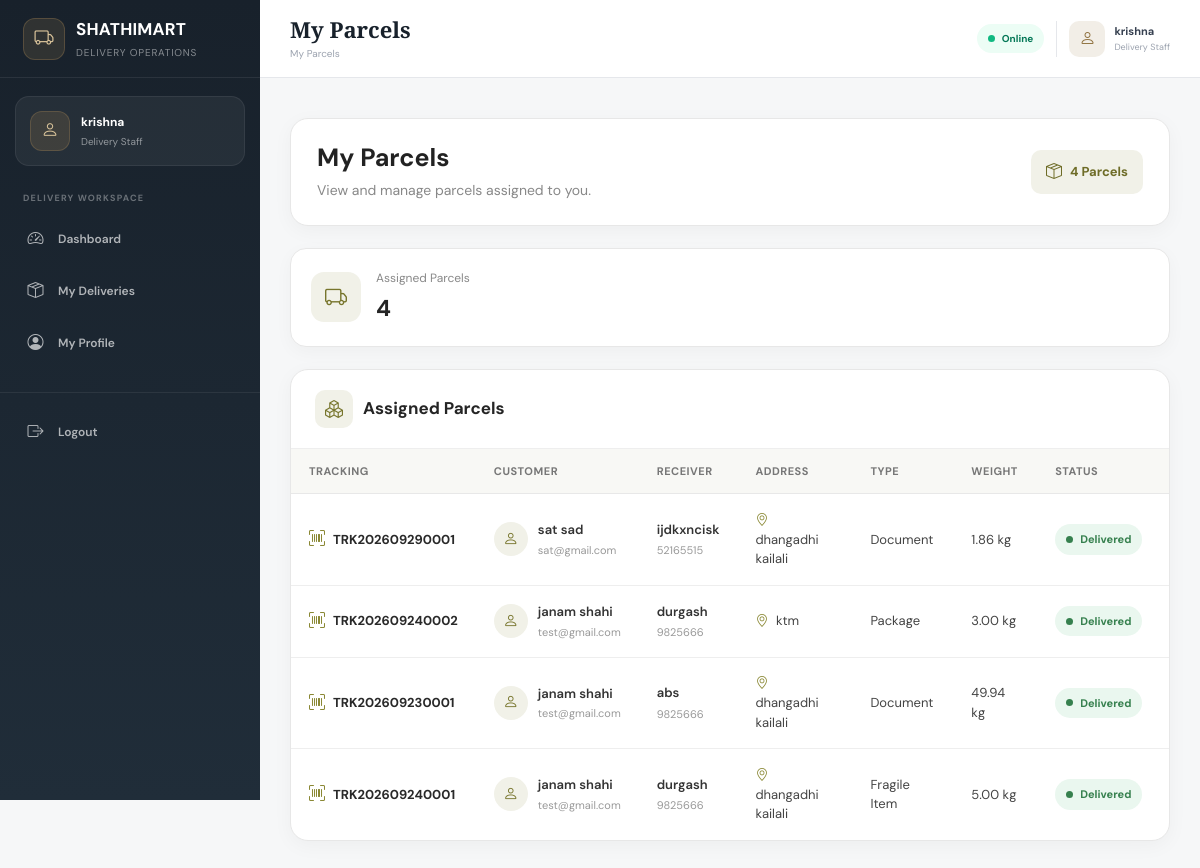
Screenshot of /dashboard/staff/parcels/ (signed in) with the database file from the repository.
### parcels/models.py (models this page shows, shortened)
class Parcel(models.Model):
    PARCEL_TYPE_CHOICES = [
        ('document', 'Document'),
        ('package', 'Package'),
        ('fragile', 'Fragile Item'),
        ('electronics', 'Electronics'),
        ('clothing', 'Clothing'),
        ('food', 'Food Item'),
        ('other', 'Other'),
    ]
    STATUS_CHOICES = [
        ('pending', 'Pending'),
        ('pickup_requested', 'Pickup Requested'),
        ('assigned', 'Assigned'),
        ('picked_up', 'Picked Up'),
        ('in_transit', 'In Transit'),
        ('out_for_delivery', 'Out for Delivery'),
        ('delivered', 'Delivered'),
        ('cancelled', 'Cancelled'),
        ('failed', 'Failed Delivery'),
        ('rescheduled', 'Rescheduled'),
    ]
    customer = models.ForeignKey(
        User,
        on_delete=models.CASCADE,
        related_name='parcels'
    )
    tracking_number = models.CharField(
        max_length=30,
        unique=True
    )
    sender_name = models.CharField(
        max_length=150
    )
    sender_phone = models.CharField(
        max_length=15
    )
    sender_address = models.TextField()
    receiver_name = models.CharField(
        max_length=150
    )
    receiver_phone = models.CharField(
        max_length=15
    )
    receiver_address = models.TextField()
    parcel_type = models.CharField(
        max_length=30,
        choices=PARCEL_TYPE_CHOICES,
        default='package'
    )
    weight = models.DecimalField(
        max_digits=8,
        decimal_places=2
    )
    description = models.TextField(
        blank=True
    )
    pickup_date = models.DateField(
        null=True,
        blank=True
    )
    delivery_date = models.DateField(
        null=True,
        blank=True
    )
    delivery_charge = models.DecimalField(
        max_digits=10,
        decimal_places=2,
        default=0
    )
    status = models.CharField(
        max_length=30,
        choices=STATUS_CHOICES,
        default='pending'
    )
    created_at = models.DateTimeField(
        auto_now_add=True
    )
    updated_at = models.DateTimeField(
        auto_now=True
    )
    class Meta:
        ordering = ['-created_at']
        verbose_name = 'Parcel'
        verbose_name_plural = 'Parcels'

### dashboard/views.py (the view, shortened to what this page needs)
@login_required(login_url="staff_login")
def staff_parcels(request):
    profile = get_object_or_404(
        CustomerProfile,
        user=request.user
    )
    if request.user.is_superuser:
        return redirect("admin_dashboard")
    parcels = (
        Parcel.objects
        .filter(
            delivery__delivery_staff=request.user
        )
        .select_related(
            "customer",
            "delivery",
            "delivery__delivery_staff",
        )
        .order_by("-updated_at")
    )
    context = {
        "profile": profile,
        "parcels": parcels,
        "total_parcels":
            parcels.count(),
    }
    return render(
        request,
        "dashboard/staff_parcels.html",
        context
    )

### templates/dashboard/staff_parcels.html (shortened to what this page needs)
{% extends "dashboard/staff_base.html" %}
{% block topbar_title %}
    My Parcels
{% endblock %}
{% block breadcrumb %}
    My Parcels
{% endblock %}
{% block content %}
<div class="page-wrapper">
    <div class="page-header">
        <div class="page-header-left">
            <h2>
                My Parcels
            </h2>
            <p>
                View and manage parcels assigned to you.
            </p>
        </div>
        <div class="total-badge">
            <i class="bi bi-box-seam"></i>
            {{ total_parcels }} Parcel{{ total_parcels|pluralize }}
        </div>
    </div>
    <div class="summary-card">
        <div class="summary-icon">
            <i class="bi bi-truck"></i>
        </div>
        <div class="summary-content">
            <span>
                Assigned Parcels
            </span>
            <strong>
                {{ total_parcels }}
            </strong>
        </div>
    </div>
    <div class="table-card">
        <div class="table-header">
            <div class="table-header-title">
                <i class="bi bi-boxes"></i>
                <h4>
                    Assigned Parcels
                </h4>
            </div>
        </div>
        {% if parcels %}
        <div class="table-responsive">
            <table class="parcel-table">
                <thead>
                    <tr>
                        <th>
                            Tracking
                        </th>
                        <th>
                            Customer
                        </th>
                        <th>
                            Receiver
                        </th>
                        <th>
                            Address
                        </th>
                        <th>
                            Type
                        </th>
                        <th>
                            Weight
                        </th>
                        <th>
                            Status
                        </th>
                        <th>
                        </th>
                    </tr>
                </thead>
                <tbody>
                    {% for parcel in parcels %}
                    <tr>
                        <td>
                            <a
                                href="{% url 'staff_parcel_detail' parcel.id %}"
                                class="tracking-number"
                                title="View parcel details"
                            >
                                <i class="bi bi-upc-scan"></i>
                                {{ parcel.tracking_number }}
                            </a>
                        </td>
                        <td>
                            <div class="customer-box">
                                <div class="customer-avatar">
                                    <i class="bi bi-person"></i>
                                </div>
                                <div>
                                    <div class="customer-name">
                                        {% if parcel.customer.get_full_name %}
                                            {{ parcel.customer.get_full_name }}
                                        {% else %}
                                            {{ parcel.customer.username }}
                                        {% endif %}
                                    </div>
                                    {% if parcel.customer.email %}
                                    <div class="customer-email">
                                        {{ parcel.customer.email }}
                                    </div>
                                    {% endif %}
                                </div>
                            </div>
                        </td>
                        <td>
                            <div class="receiver-name">
                                {{ parcel.receiver_name }}
                            </div>
                            {% if parcel.receiver_phone %}
                            <div class="receiver-phone">
                                {{ parcel.receiver_phone }}
                            </div>
                            {% endif %}
                        </td>
                        <td>
                            <div class="address-cell">
                                <i class="bi bi-geo-alt"></i>
                                {{ parcel.receiver_address }}
                            </div>
                        </td>
                        <td>
                            {{ parcel.get_parcel_type_display }}
                        </td>
                        <td>
                            {{ parcel.weight }} kg
                        </td>
                        <td>
                            {% if parcel.status == "assigned" %}
                                <span class="status-badge status-assigned">
                                    <span class="status-dot"></span>
                                    {{ parcel.get_status_display }}
                                </span>
                            {% elif parcel.status == "picked_up" %}
                                <span class="status-badge status-picked">
                                    <span class="status-dot"></span>
                                    {{ parcel.get_status_display }}
                                </span>
                            {% elif parcel.status == "in_transit" %}
                                <span class="status-badge status-transit">
                                    <span class="status-dot"></span>
                                    {{ parcel.get_status_display }}
                                </span>
                            {% elif parcel.status == "out_for_delivery" %}
                                <span class="status-badge status-out">
                                    <span class="status-dot"></span>
                                    {{ parcel.get_status_display }}
                                </span>
                            {% elif parcel.status == "delivered" %}
                                <span class="status-badge status-delivered">
                                    <span class="status-dot"></span>
                                    {{ parcel.get_status_display }}
                                </span>
                            {% elif parcel.status == "failed" %}
                                <span class="status-badge status-failed">
                                    <span class="status-dot"></span>
                                    {{ parcel.get_status_display }}
                                </span>
                            {% elif parcel.status == "rescheduled" %}
                                <span class="status-badge status-rescheduled">
                                    <span class="status-dot"></span>
                                    {{ parcel.get_status_display }}
                                </span>
                            {% else %}
                                <span class="status-badge">
                                    <span class="status-dot"></span>
                                    {{ parcel.get_status_display }}
                                </span>
                            {% endif %}
                        </td>
                        <td>
                        </td>
                    </tr>
                    {% endfor %}
                </tbody>
            </table>
        </div>
        {% endif %}
    </div>
</div>
{% endblock %}

### templates/dashboard/staff_base.html (shortened to what this page needs)
{% load static %}
<!DOCTYPE html>
<html lang="en">
<head>
    <link
        href="https://cdn.jsdelivr.net/npm/bootstrap@5.3.3/dist/css/bootstrap.min.css"
        rel="stylesheet"
    >
    <link
        rel="stylesheet"
        href="https://cdn.jsdelivr.net/npm/bootstrap-icons@1.11.3/font/bootstrap-icons.min.css"
    >
</head>
<body>
<div class="staff-layout">
    <aside
        class="staff-sidebar"
        id="staffSidebar"
    >
        <div class="staff-brand">
            <div class="staff-brand-icon">
                <i class="bi bi-truck"></i>
            </div>
            <div class="staff-brand-text">
                <div class="staff-brand-name">
                    SHATHIMART
                </div>
                <div class="staff-brand-role">
                    Delivery Operations
                </div>
            </div>
        </div>
        <div class="staff-profile-box">
            <div class="staff-profile-inner">
                <div class="staff-avatar">
                    <i class="bi bi-person"></i>
                </div>
                <div style="min-width:0;">
                    <div class="staff-profile-name">
                        {% if request.user.get_full_name %}
                            {{ request.user.get_full_name }}
                        {% else %}
                            {{ request.user.username }}
                        {% endif %}
                    </div>
                    <div class="staff-profile-role">
                        Delivery Staff
                    </div>
                </div>
            </div>
        </div>
        <div class="staff-nav-title">
            Delivery Workspace
        </div>
        <nav class="staff-nav">
            <a
                href="{% url 'staff_dashboard' %}"
                class="staff-nav-link {% block staff_dashboard_active %}{% endblock %}"
            >
                <i class="bi bi-speedometer2"></i>
                <span>
                    Dashboard
                </span>
            </a>
            <a
                href="{% url 'staff_parcels' %}"
                class="staff-nav-link {% block staff_deliveries_active %}{% endblock %}"
            >
                <i class="bi bi-box-seam"></i>
                <span>
                    My Deliveries
                </span>
            </a>
             <a
                href="{% url 'staff_profile' %}"
                class="staff-nav-link {% block staff_profile_active %}{% endblock %}"
            >
                <i class="bi bi-person-circle"></i>
                <span>
                    My Profile
                </span>
            </a>
        </nav>
        <div class="staff-sidebar-bottom">
            <a
                href="{% url 'logout' %}"
                class="staff-logout"
            >
                <i class="bi bi-box-arrow-right"></i>
                <span>
                    Logout
                </span>
            </a>
        </div>
    </aside>
    <main class="staff-main">
        <header class="staff-topbar">
            <div class="staff-topbar-left">
                <div>
                    <h1 class="staff-page-title">
                        {% block topbar_title %}{% endblock %}
                    </h1>
                    <div class="staff-breadcrumb">
                        {% block breadcrumb %}{% endblock %}
                    </div>
                </div>
            </div>
            <div class="staff-topbar-right">
                <div class="staff-status">
                    <span class="staff-status-dot"></span>
                    Online
                </div>
                <div class="staff-top-profile">
                    <div class="staff-top-avatar">
                        <i class="bi bi-person"></i>
                    </div>
                    <div>
                        <div class="staff-top-name">
                            {% if request.user.get_full_name %}
                                {{ request.user.get_full_name }}
                            {% else %}
                                {{ request.user.username }}
                            {% endif %}
                        </div>
                        <div class="staff-top-role">
                            Delivery Staff
                        </div>
                    </div>
                </div>
            </div>
        </header>
        <div class="staff-content">
            {% block content %}
            {% endblock %}
        </div>
    </main>
</div>
</body>
</html>

### rows the page displays
Parcel: tracking_number "TRK202609290001", customer.get_full_name "sat sad", customer.email "sat@gmail.com", receiver_name "ijdkxncisk", receiver_phone "52165515", receiver_address "dhangadhi kailali", parcel_type "Document", weight "1.86", status "Delivered"
Parcel: tracking_number "TRK202609240002", customer.get_full_name "janam shahi", customer.email "test@gmail.com", receiver_name "durgash", receiver_phone "9825666", receiver_address "ktm", parcel_type "Package", weight "3.00", status "Delivered"
Parcel: tracking_number "TRK202609230001", customer.get_full_name "janam shahi", customer.email "test@gmail.com", receiver_name "abs", receiver_phone "9825666", receiver_address "dhangadhi kailali", parcel_type "Document", weight "49.94", status "Delivered"
Parcel: tracking_number "TRK202609240001", customer.get_full_name "janam shahi", customer.email "test@gmail.com", receiver_name "durgash", receiver_phone "9825666", receiver_address "dhangadhi kailali", parcel_type "Fragile Item", weight "5.00", status "Delivered"

### other values shown
{{ request.user.get_full_name }} "krishna"
{{ total_parcels }} "4"
